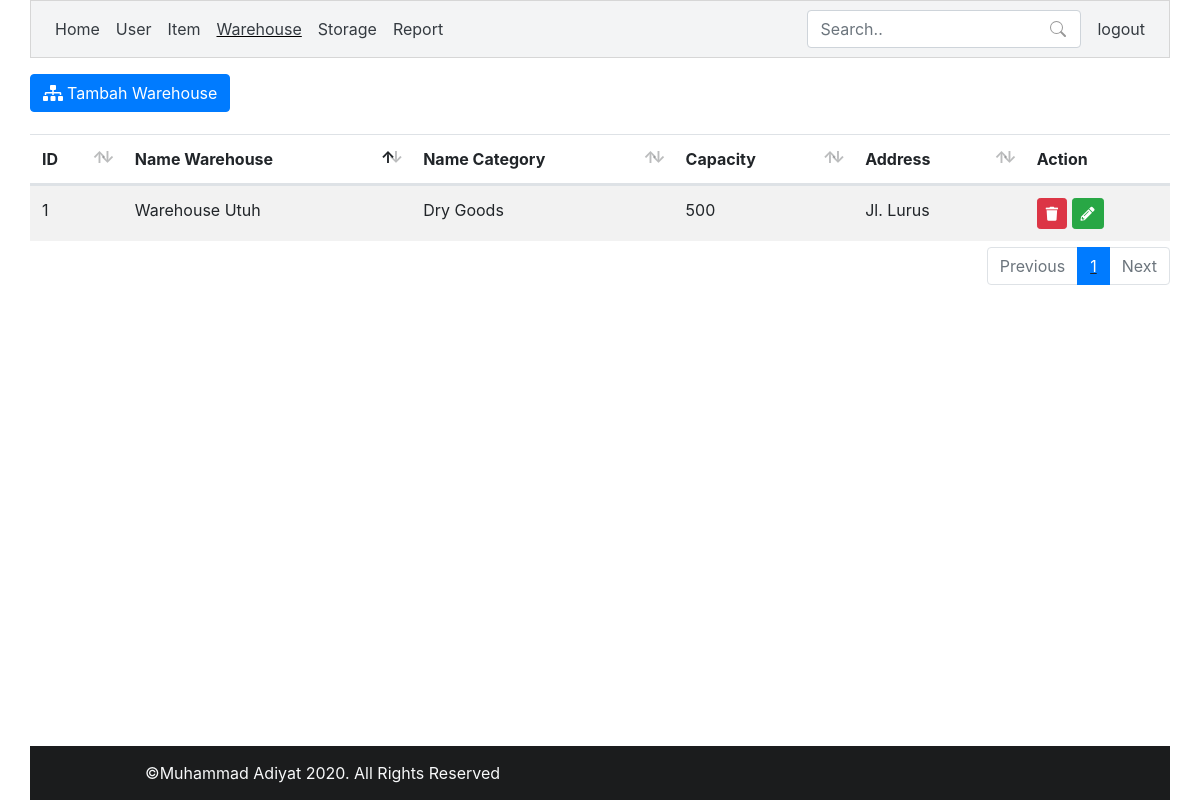
The app's page /?p=warehouse (signed in), older data.
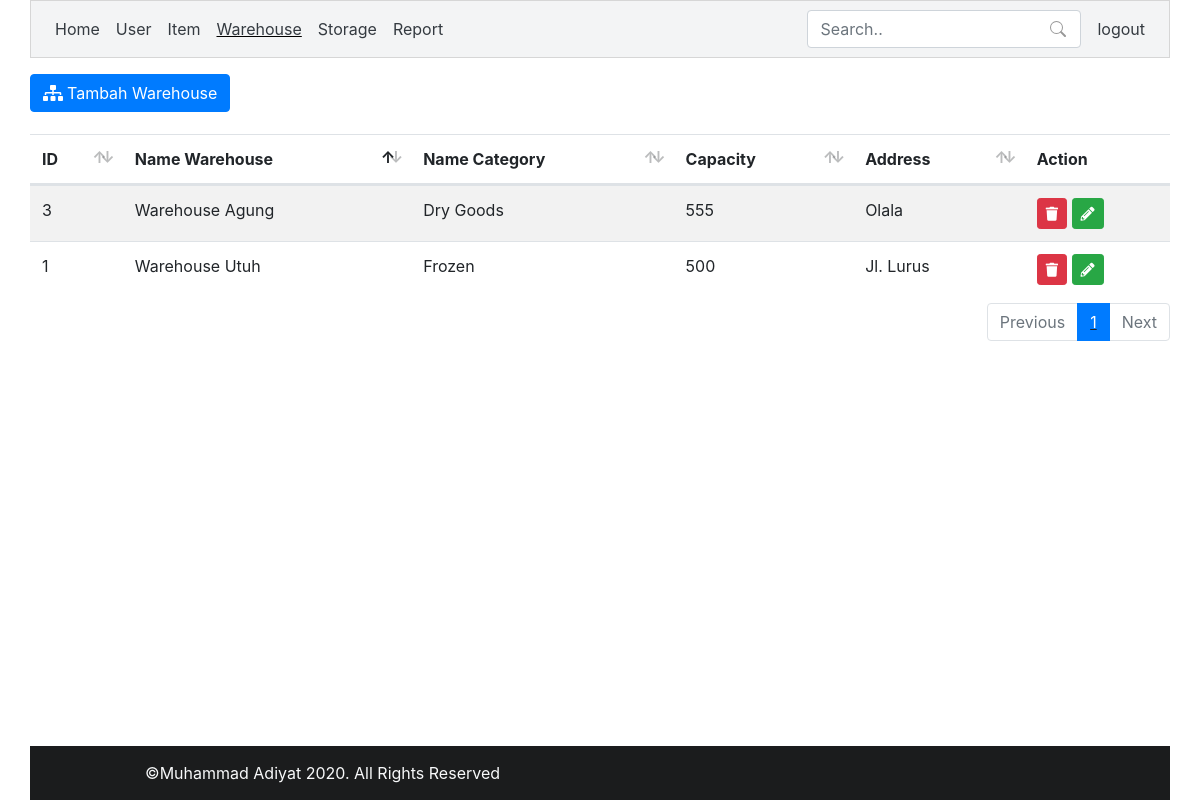
The same page, newer data.
### tables this page shows
CREATE TABLE `m_warehouse` (
  `id_warehouse` int(11) NOT NULL,
  `name` varchar(45) NOT NULL,
  `capacity` int(11) NOT NULL,
  `address` varchar(45) NOT NULL,
  `id_typewarehouse` int(11) NOT NULL
);

CREATE TABLE `m_typewarehouse` (
  `id_typewarehouse` int(11) NOT NULL,
  `nametype` varchar(45) NOT NULL
);

### class/init.php (called while the page is built)
<?php
require_once 'database.php';
$db = new database();

### class/database.php (called while the page is built, shortened)
<?php
class database
{
    private $db_host = "localhost";
    private $db_username = "root";
    private $db_password = "";
    private $db_name = "db_logistik";
    public function __construct()
    {
        $this->conn = mysqli_connect($this->db_host, $this->db_username, $this->db_password, $this->db_name);
    }
    public function select($query)
    {
        $result = mysqli_query($this->conn, $query);
        $rows = [];
        while ($row = mysqli_fetch_assoc($result)) {
            $rows[] = $row;
        }
        return $rows;
    }
}

### template/warehouse.php (the view, shortened to what this page needs)
<?php
$warehouses = $db->select("SELECT `m_warehouse`.* , `m_typewarehouse`.`nametype` AS tipe_warehouse
                    FROM `m_warehouse` JOIN `m_typewarehouse`
                    ON `m_warehouse`.`id_typewarehouse` = `m_typewarehouse`.`id_typewarehouse`
                    ");
?>
<div class="container mb-3">
    <div class="row mt-3">
        <a href="#" class="btn btn-primary" data-toggle="modal" data-target="#addWarehouse">
            <i class="fas fa-sitemap"></i><span class="ml-1">Tambah Warehouse</span>
        </a>
    </div>
    <div class="row mt-3">
        <div class="col p-0">
            <table id="table" class="table table-hover table-striped">
                <thead>
                    <tr>
                        <th>ID</th>
                        <th>Name Warehouse</th>
                        <th>Name Category</th>
                        <th>Capacity</th>
                        <th>Address</th>
                        <th>Action</th>
                    </tr>
                </thead>
                <tbody>
                    <?php foreach ($warehouses as $warehouse) : ?>
                        <tr>
                            <td><?= $warehouse["id_warehouse"] ?></td>
                            <td><?= $warehouse["name"] ?></td>
                            <td><?= $warehouse["tipe_warehouse"] ?></td>
                            <td><?= $warehouse["capacity"] ?></td>
                            <td><?= $warehouse["address"] ?></td>
                            <td>
                                <a href="proses.php?act=hapus_warehouse&id=<?= $warehouse["id_warehouse"] ?>" class="btn btn-sm btn-danger" onclick="return confirm('Yakin? Semua item akan dihapus.')"><i class="fas fa-trash"></i></i></a>
                                <a href="?p=edit_warehouse&id=<?= $warehouse["id_warehouse"] ?>" class="btn btn-sm btn-success"><i class="fas fa-pencil-alt"></i></a>
                            </td>
                        </tr>
                    <?php endforeach; ?>
                </tbody>
            </table>
        </div>
    </div>
</div>

Row changes from the older to the newer data that the page shows:
changed m_warehouse "Warehouse Utuh": id_typewarehouse.nametype "Dry Goods" → "Frozen"
added m_warehouse: id_warehouse "3", name "Warehouse Agung", id_typewarehouse.nametype "Dry Goods", capacity "555", address "Olala"
